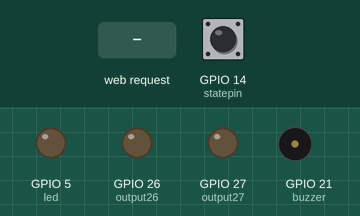
Recording of a sketch running on a simulated ESP32. On the bench: output pins drawn as LEDs (lit = HIGH), buzzer (waves = sounding, pin HIGH). Inputs (shaded band) come from the test bench; at power-on: GPIO 14 (statepin) HIGH. WiFi joins after 1.5 s; servers stay silent unless stated; what the sketch prints to the serial monitor is not drawn.

Above: at 9.8 s.
9.9 s: HTTP request GET /26/on received
At 10.9 s:
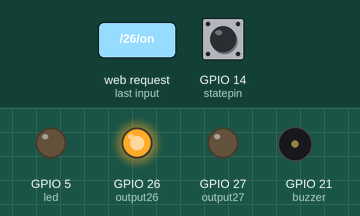
11.4 s: HTTP request GET /27/on received
At 12.3 s:
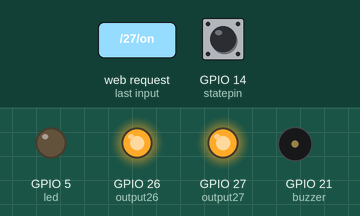
12.9 s: HTTP request GET /26/off received
At 13.7 s:
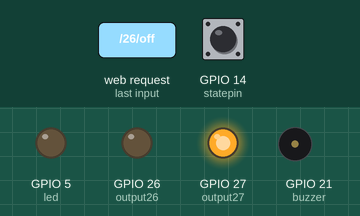
14.4 s: HTTP request GET /27/off received
At 15.1 s:
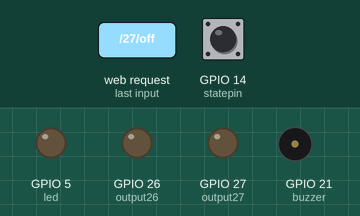
Timing chart, 0 to 16.9 s (numbered marks = the images above; inputs shaded):
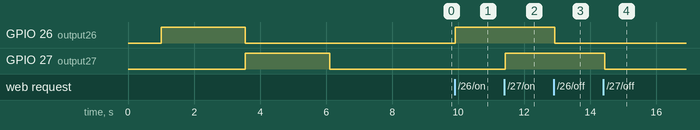

Measured:
- after the input at 9.9 s, GPIO 26 (output26): LOW → HIGH at once
- after the input at 11.4 s, GPIO 27 (output27): LOW → HIGH at once
- after the input at 12.9 s, GPIO 26 (output26): HIGH → LOW at once
- after the input at 14.4 s, GPIO 27 (output27): HIGH → LOW at once

The sketch:

assignment.ino
```cpp
#include <WiFi.h>


const char* ssid = "";
const char* password = "";

// Set web server port number to 80
WiFiServer server(80);

String header;
String output26State = "off";
String output27State = "off";

const int output26 = 26;
const int output27 = 27;
const int statepin = 14; //a switch will be used to  determine the state
const int trig     = 19;
const int echo     = 18;
const int ldr      = 35;
const int ir       = 33;
const int led      = 5;
const int buzzer   = 21;


enum state{
  offline,online
};
state mode;

unsigned long currentTime = millis();
unsigned long previousTime = 0;
const long timeoutTime = 2000;

long microsecondsToCentimeters(long microseconds) {
  return microseconds / 29 / 2;
}

void setup() {
  Serial.begin(115200);
  delay(1000);

  pinMode(output26, OUTPUT);
  pinMode(output27, OUTPUT);
  pinMode(statepin,INPUT);
  pinMode(ldr,INPUT);
  pinMode(trig,OUTPUT);
  pinMode(echo,INPUT);
  pinMode(led,OUTPUT);
  pinMode(buzzer,OUTPUT);
  pinMode(statepin,INPUT_PULLUP);

  digitalWrite(output26, LOW);
  digitalWrite(output27, LOW);
  mode=(state)digitalRead(statepin);

  int i;
  for(i=0;i<255;i++){
    digitalWrite(output26,HIGH);
    delay(10);
  } //rotate to clear path and indicate initialization for debugging
  for(i=0;i<255;i++){
    digitalWrite(output26,LOW);
    digitalWrite(output27,HIGH);
    delay(10);
  } //reverse rotation
  digitalWrite(output27,LOW);
  // Clear any old network settings and set to client mode
  WiFi.disconnect(true);
  delay(500);
  WiFi.mode(WIFI_STA);
  delay(500);
  if(mode==online){
    Serial.print("Connecting to Hotspot: ");
    Serial.println(ssid);
    WiFi.begin(ssid, password);

    while (WiFi.status() != WL_CONNECTED) {
      delay(500);
      Serial.print(".");
    }

    // Print new Hotspot-assigned IP address!
    Serial.println("");
    Serial.println("WiFi connected successfully!");
    Serial.print("IP address to type into browser: ");
    Serial.println(WiFi.localIP());
    server.begin();
  }
  else{
    Serial.println("Offline Mode ON\n");
    Serial.println("BEGIN AUTONOMOUS FUNCTIONS");

  }
}

void loop(){
  delay(100);
  if(mode==offline){

    int ldrval=analogRead(ldr);
  	if(ldrval<10){digitalWrite(led,HIGH);}
  	else{digitalWrite(led,LOW);}
  	Serial.print(ldrval);
    Serial.print(" ");

    int irval=analogRead(ir);
  	Serial.print(irval);


  	digitalWrite(trig, LOW);
  	delayMicroseconds(2);
  	digitalWrite(trig, HIGH);
  	delayMicroseconds(10);
  	digitalWrite(trig, LOW);
  	double cm;
  	double duration;
  	duration = pulseIn(echo, HIGH);
  	cm = microsecondsToCentimeters(duration);
  	while(irval<500){
      digitalWrite(trig, LOW);
      delayMicroseconds(2);
      digitalWrite(trig, HIGH);
      delayMicroseconds(10);
      digitalWrite(trig, LOW);
      duration = pulseIn(echo, HIGH);
      cm = microsecondsToCentimeters(duration);
      if(cm<20&&cm>0){
          Serial.print("Object Detected ");
          digitalWrite(output26,LOW);
          digitalWrite(output27,LOW);
          digitalWrite(buzzer,HIGH);
          delay(100);

      }
      if(cm>20){
          Serial.print("Line Not Detected ");
          digitalWrite(output26,HIGH);
          delay(100);
          digitalWrite(output26,LOW);
          digitalWrite(output27,LOW);

      }
      digitalWrite(buzzer,LOW);
      irval=analogRead(ir);
      Serial.print(irval);
      Serial.print(" ");
      Serial.print(cm);
      Serial.print("cm");
      Serial.println();
    }

  	Serial.print(" ");
  	Serial.print(cm);
  	Serial.print("cm");
  	Serial.println();
  	if(cm>20){
      	digitalWrite(buzzer,LOW);
  		  digitalWrite(output27,HIGH);
      	digitalWrite(output26,HIGH);
    }
    else {
    	  digitalWrite(buzzer,HIGH);
      	digitalWrite(output27,LOW);
        digitalWrite(output26,LOW);
    }
  }
  else if(mode==online){
  WiFiClient client = server.available();

  if (client) {
    currentTime = millis();
    previousTime = currentTime;
    Serial.println("New Client.");
    String currentLine = "";
    while (client.connected() && currentTime - previousTime <= timeoutTime) {
      currentTime = millis();
      if (client.available()) {
        char c = client.read();
        Serial.write(c);
        header += c;
        if (c == '\n') {
          if (currentLine.length() == 0) {
            client.println("HTTP/1.1 200 OK");
            client.println("Content-type:text/html");
            client.println("Connection: close");
            client.println();

            if (header.indexOf("GET /26/on") >= 0) {
              Serial.println("GPIO 26 on");
              output26State = "on";
              digitalWrite(output26, HIGH);
            } else if (header.indexOf("GET /26/off") >= 0) {
              Serial.println("GPIO 26 off"); //motor 1
              output26State = "off";
              digitalWrite(output26, LOW);
            } else if (header.indexOf("GET /27/on") >= 0) {
              Serial.println("GPIO 27 on"); //motor 2
              output27State = "on";
              digitalWrite(output27, HIGH);
            } else if (header.indexOf("GET /27/off") >= 0) {
              Serial.println("GPIO 27 off");
              output27State = "off";
              digitalWrite(output27, LOW);
            }

            client.println("<!DOCTYPE html><html>");
            client.println("<head><meta name=\"viewport\" content=\"width=device-width, initial-scale=1\">");
            client.println("<link rel=\"icon\" href=\"data:,\">");
            client.println("<style>html { font-family: Helvetica; display: inline-block; margin: 0px auto; text-align: center;}");
            client.println(".button { background-color: #4CAF50; border: none; color: white; padding: 16px 40px;");
            client.println("text-decoration: none; font-size: 30px; margin: 2px; cursor: pointer;}");
            client.println(".button2 {background-color: #555555;}</style></head>");

            client.println("<body><h1>ESP32 Web Server</h1>");
            client.println("<p>GPIO 26 - State " + output26State + "</p>");
            if (output26State=="off") {
              client.println("<p><a href=\"/26/on\"><button class=\"button\">ON</button></a></p>");
            } else {
              client.println("<p><a href=\"/26/off\"><button class=\"button button2\">OFF</button></a></p>");
            }

            client.println("<p>GPIO 27 - State " + output27State + "</p>");
            if (output27State=="off") {
              client.println("<p><a href=\"/27/on\"><button class=\"button\">ON</button></a></p>");
            } else {
              client.println("<p><a href=\"/27/off\"><button class=\"button button2\">OFF</button></a></p>");
            }
            client.println("</body></html>");

            client.println();
            break;
          } else {
            currentLine = "";
          }
        } else if (c != '\r') {
          currentLine += c;
        }
      }
    }
    header = "";
    client.stop();
    Serial.println("Client disconnected.");
    Serial.println("");
    }
  }
  else Serial.print("\nMode is weirdly behaving\n");//for debugging
}
```
